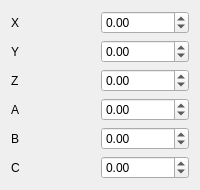
               <widget class="QWidget" name="page_4">
                <layout class="QGridLayout" name="gridLayout_18">
                 <item row="0" column="0">
                  <widget class="QLabel" name="lbHomeStatus_72">
                   <property name="text">
                    <string>X</string>
                   </property>
                  </widget>
                 </item>
                 <item row="5" column="0">
                  <widget class="QLabel" name="lbHomeStatus_98">
                   <property name="text">
                    <string>C</string>
                   </property>
                  </widget>
                 </item>
                 <item row="3" column="1">
                  <widget class="QDoubleSpinBox" name="txRobotRefPosA">
                   <property name="readOnly">
                    <bool>false</bool>
                   </property>
                   <property name="decimals">
                    <number>2</number>
                   </property>
                   <property name="minimum">
                    <double>-999999.000000000000000</double>
                   </property>
                   <property name="maximum">
                    <double>999999.989999999990687</double>
                   </property>
                  </widget>
                 </item>
                 <item row="0" column="1">
                  <widget class="QDoubleSpinBox" name="txRobotRefPosX">
                   <property name="readOnly">
                    <bool>false</bool>
                   </property>
                   <property name="decimals">
                    <number>2</number>
                   </property>
                   <property name="minimum">
                    <double>-999999.000000000000000</double>
                   </property>
                   <property name="maximum">
                    <double>999999.989999999990687</double>
                   </property>
                  </widget>
                 </item>
                 <item row="4" column="1">
                  <widget class="QDoubleSpinBox" name="txRobotRefPosB">
                   <property name="readOnly">
                    <bool>false</bool>
                   </property>
                   <property name="decimals">
                    <number>2</number>
                   </property>
                   <property name="minimum">
                    <double>-999999.000000000000000</double>
                   </property>
                   <property name="maximum">
                    <double>999999.989999999990687</double>
                   </property>
                  </widget>
                 </item>
                 <item row="3" column="0">
                  <widget class="QLabel" name="lbHomeStatus_73">
                   <property name="text">
                    <string>A</string>
                   </property>
                  </widget>
                 </item>
                 <item row="5" column="1">
                  <widget class="QDoubleSpinBox" name="txRobotRefPosC">
                   <property name="readOnly">
                    <bool>false</bool>
                   </property>
                   <property name="decimals">
                    <number>2</number>
                   </property>
                   <property name="minimum">
                    <double>-999999.000000000000000</double>
                   </property>
                   <property name="maximum">
                    <double>999999.989999999990687</double>
                   </property>
                  </widget>
                 </item>
                 <item row="1" column="0">
                  <widget class="QLabel" name="lbHomeStatus_71">
                   <property name="text">
                    <string>Y</string>
                   </property>
                  </widget>
                 </item>
                 <item row="2" column="0">
                  <widget class="QLabel" name="lbHomeStatus_70">
                   <property name="text">
                    <string>Z</string>
                   </property>
                  </widget>
                 </item>
                 <item row="4" column="0">
                  <widget class="QLabel" name="lbHomeStatus_96">
                   <property name="text">
                    <string>B</string>
                   </property>
                  </widget>
                 </item>
                 <item row="1" column="1">
                  <widget class="QDoubleSpinBox" name="txRobotRefPosY">
                   <property name="readOnly">
                    <bool>false</bool>
                   </property>
                   <property name="decimals">
                    <number>2</number>
                   </property>
                   <property name="minimum">
                    <double>-999999.000000000000000</double>
                   </property>
                   <property name="maximum">
                    <double>999999.989999999990687</double>
                   </property>
                  </widget>
                 </item>
                 <item row="2" column="1">
                  <widget class="QDoubleSpinBox" name="txRobotRefPosZ">
                   <property name="readOnly">
                    <bool>false</bool>
                   </property>
                   <property name="decimals">
                    <number>2</number>
                   </property>
                   <property name="minimum">
                    <double>-999999.000000000000000</double>
                   </property>
                   <property name="maximum">
                    <double>999999.989999999990687</double>
                   </property>
                  </widget>
                 </item>
                </layout>
               </widget>
